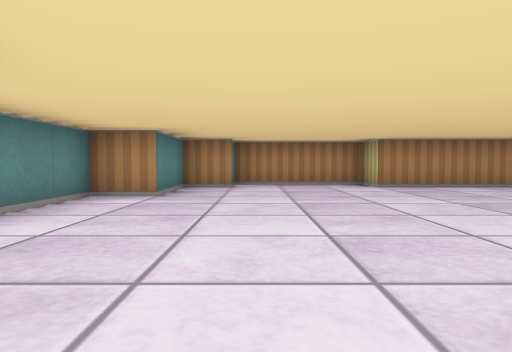
View 1 (above)

21 first-person views from a walk through a cub3D ray-caster map. The camera is about half as high as the walls, tilts 2° down and sees 70° across. The floor is counted in squares. Each view is taken from the middle of a square. On the plan, view 1 faces up. The plan holds only what a view shows up to about 9 squares ahead; the rest is blank.

View 2
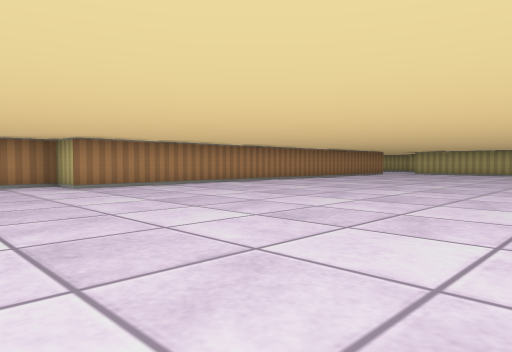

View 3
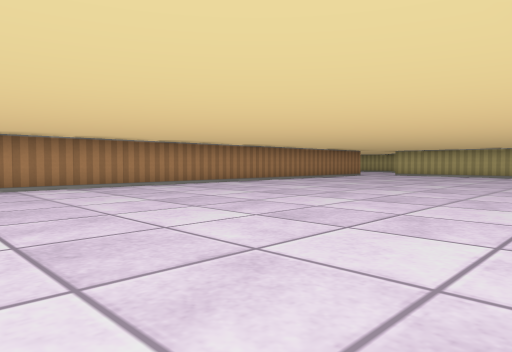

View 4
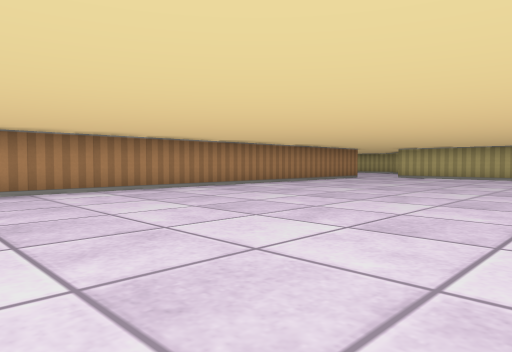

View 5
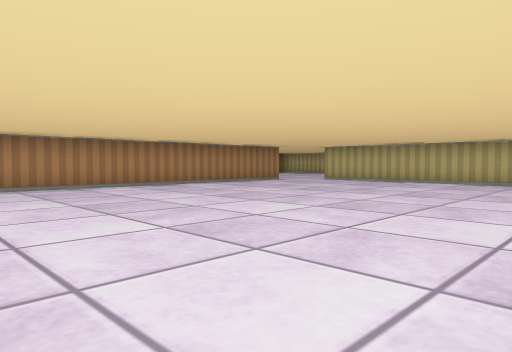

View 6
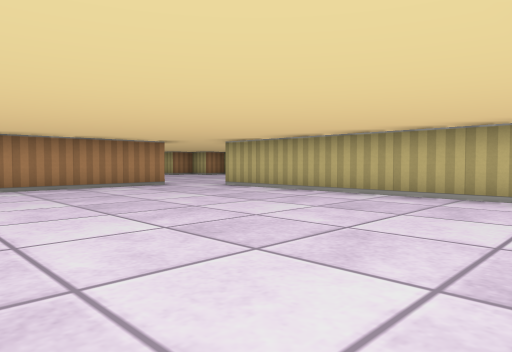

View 7
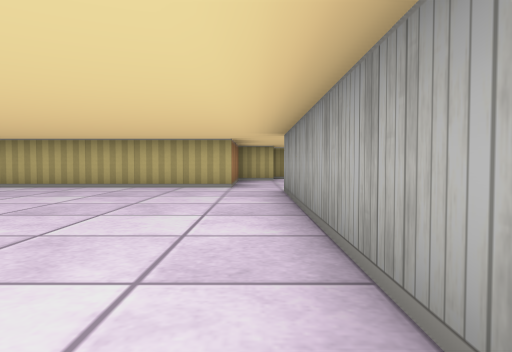

View 8
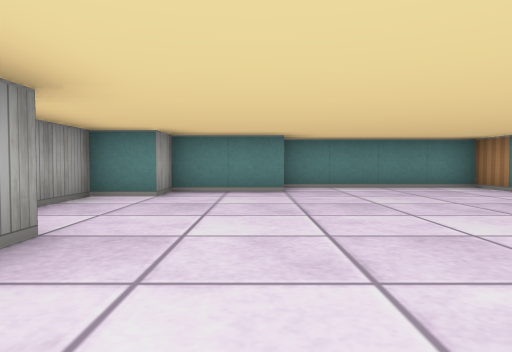

View 9
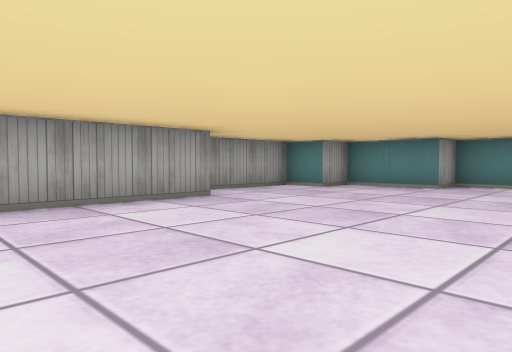

View 10
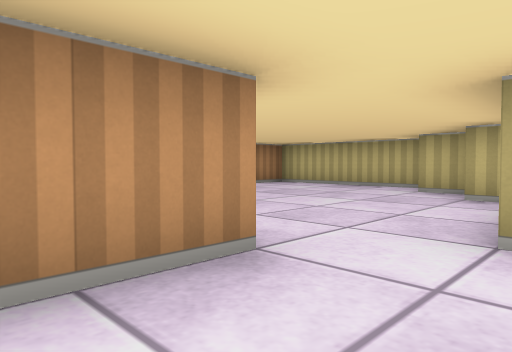

View 11
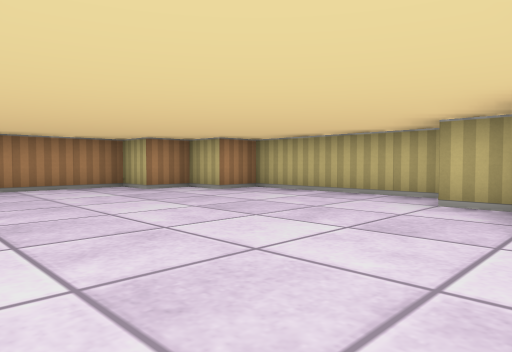

View 12
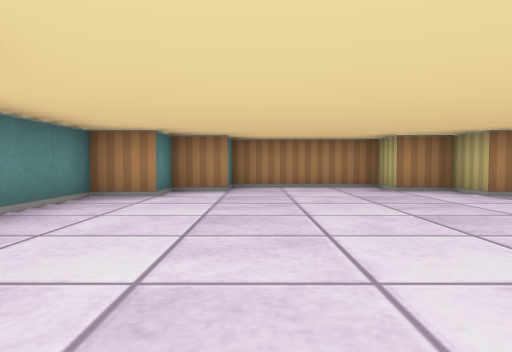

View 13
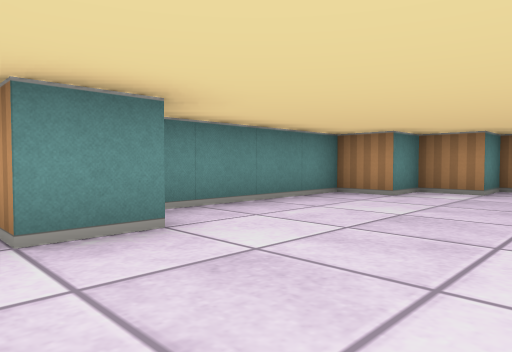

View 14
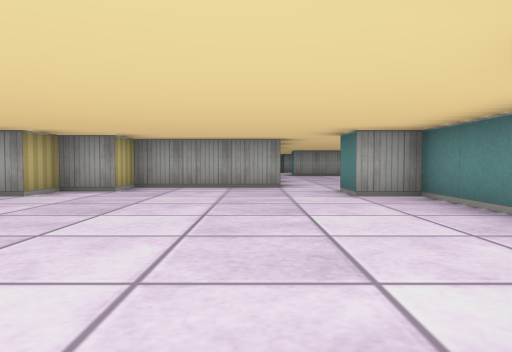

View 15
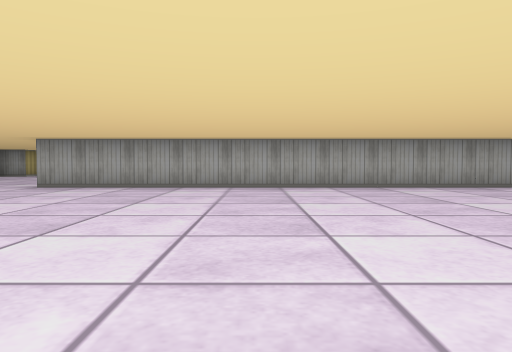

View 16
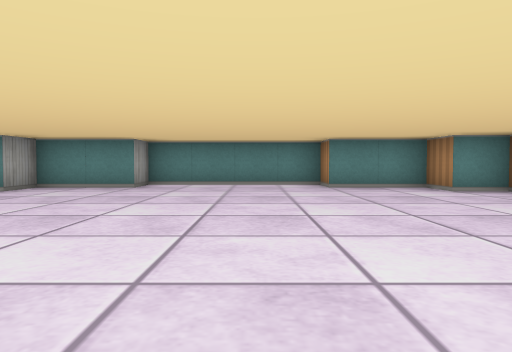

View 17
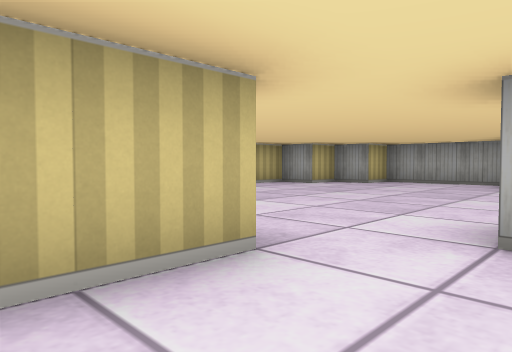

View 18
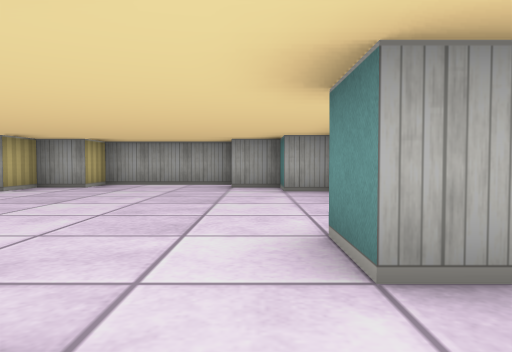

View 19
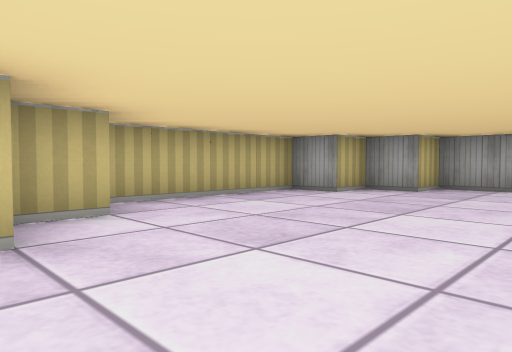

View 20
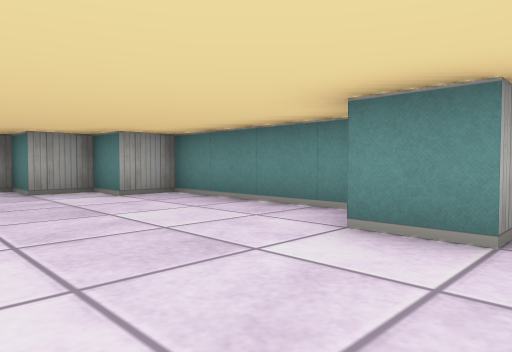

View 21
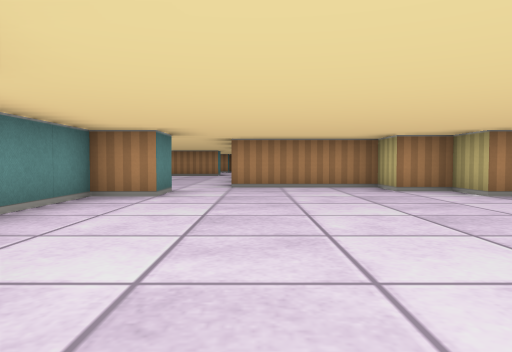

### Floor plan
Ten units are one square. View 1 is at (0, 0); x grows to the right and y downward. Boxes are objects, and circles mark ways between rooms. Rooms are numbered by the first view taken in them; rooms with no view inside come last. Other rooms are left out.
<svg viewBox="-30 -150 250 230">
<path fill="none" stroke="#000" d="M24 5 155 5M145 -75 25 -75 25 -85 -5 -85 -5 -75 -15 -75 -15 -55 -25 -55 -25 -15 -15 -15 -15 5 -5 5 -5 15 18 15M165 -5 165 -65M215 -88 215 -125 205 -125 205 -135 195 -135 195 -145 165 -145 165 -135 155 -135 155 -125 145 -125 145 -85 155 -85 155 -75 145 -75M165 -65 195 -65 195 -75 205 -75 205 -85 209 -85M205 16 205 5 195 5 195 -5 165 -5M155 5 155 15 145 15 145 55 155 55 155 65 165 65 165 75 195 75 195 65 205 65 205 55 215 55 215 19"/>
<circle cx="155" cy="-70" r="3" fill="#2a7"/>
<circle cx="160" cy="0" r="3" fill="#2a7"/>
<text x="70" y="-30">1</text>
<text x="180" y="-100">2</text>
<text x="180" y="30">3</text>
</svg>
Room 1 opens to room 2. Room 1 opens to room 3.

Where each view was taken, in squares from view 1:
view 1: 0 up, 0 right, facing up
view 2: 0 up, 0 right, facing up-right
view 3: 0 up, 2 right, facing up-right
view 4: 1 up, 4 right, facing up-right
view 5: 0 up, 7 right, facing up-right
view 6: 0 up, 11 right, facing up-right
view 7: 0 up, 9 right, facing right
view 8: 1 up, 5 right, facing left
view 9: 4 up, 6 right, facing down-left
view 10: 6 up, 14 right, facing up-right
view 11: 7 up, 16 right, facing up-right
view 12: 7 up, 17 right, facing up
view 13: 7 up, 18 right, facing up-left
view 14: 14 up, 17 right, facing down
view 15: 7 up, 11 right, facing down
view 16: 4 up, 6 right, facing left
view 17: 2 up, 15 right, facing down-right
view 18: 1 up, 16 right, facing down
view 19: 0 up, 17 right, facing down-right
view 20: 0 up, 18 right, facing down-left
view 21: 7 down, 17 right, facing up
